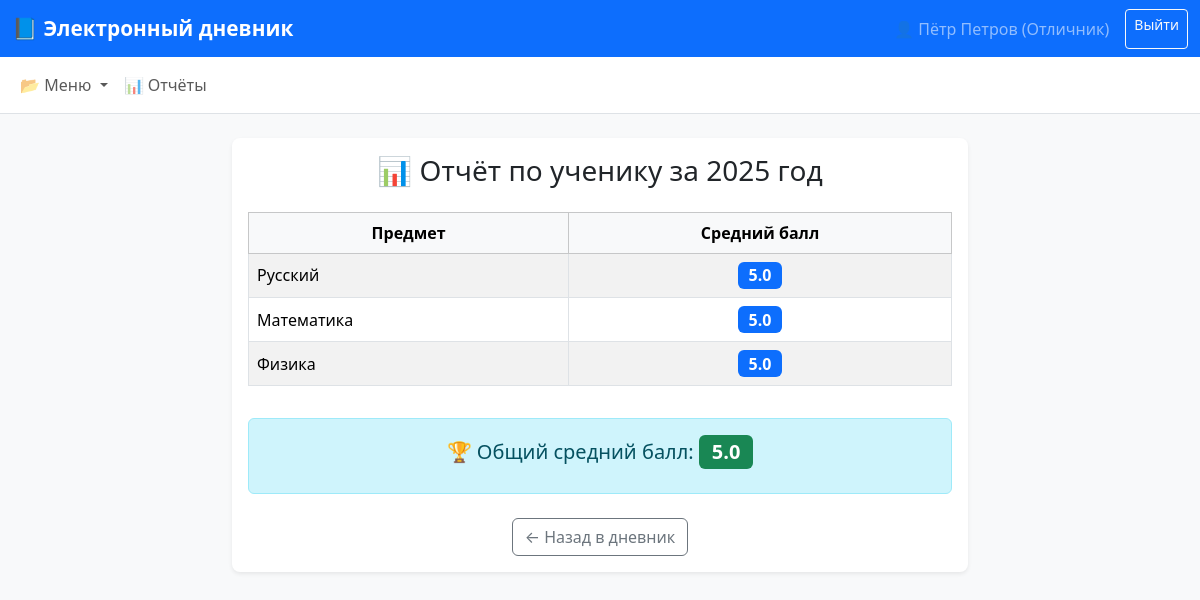
Page /student/report (signed in) on the committed database.
### app.py (models this page shows)
class Subject(db.Model):
    id = db.Column(db.Integer, primary_key=True)
    name = db.Column(db.String(80), unique=True, nullable=False)

### app.py (the view)
@app.route('/student/report')
def student_report():
    if 'user_id' not in session or session.get('role') != 'student':
        return redirect(url_for('login'))
    student_id = session['user_id']
    year = int(request.args.get('year', current_year()))
    subjects = Subject.query.all()
    subject_map = {s.id: s.name for s in subjects}
    q = Grade.query.filter_by(student_id=student_id, year=year)
    grades = q.all()
    subject_avgs = {}
    for g in grades:
        subjname = subject_map.get(g.subject_id, '')
        subject_avgs.setdefault(subjname, []).append(g.value)
    subject_avgs = {k: round(sum(v)/len(v), 2) for k, v in subject_avgs.items()}
    all_grades = [g.value for g in grades]
    overall_avg = round(sum(all_grades)/len(all_grades), 2) if all_grades else None
    return render_template(
        'student_report.html',
        year=year,
        subject_avgs=subject_avgs,
        overall_avg=overall_avg
    )

### app.py (called while the page is built)
def current_year():
    return datetime.date.today().year

### templates/student_report.html
{% extends "base.html" %}
{% block content %}
<div class="row justify-content-center">
  <div class="col-lg-8">
    <div class="card shadow-sm border-0 rounded-3">
      <div class="card-body">
        <h3 class="card-title mb-4 text-center">📊 Отчёт по ученику за {{ year }} год</h3>
        {% if subject_avgs %}
          <div class="table-responsive">
            <table class="table table-bordered table-striped align-middle text-center">
              <thead class="table-light">
                <tr>
                  <th>Предмет</th>
                  <th>Средний балл</th>
                </tr>
              </thead>
              <tbody>
              {% for subj, avg in subject_avgs.items() %}
                <tr>
                  <td class="text-start">{{ subj }}</td>
                  <td><span class="badge bg-primary fs-6">{{ avg }}</span></td>
                </tr>
              {% endfor %}
              </tbody>
            </table>
          </div>
          <div class="alert alert-info mt-3 text-center">
            <h5>🏆 Общий средний балл: <span class="badge bg-success fs-5">{{ overall_avg }}</span></h5>
          </div>
        {% else %}
          <div class="alert alert-warning text-center">Оценок пока нет.</div>
        {% endif %}
        <div class="text-center mt-4">
          <a href="{{ url_for('student_page') }}" class="btn btn-outline-secondary">← Назад в дневник</a>
        </div>
      </div>
    </div>
  </div>
</div>
{% endblock %}

### templates/base.html (style rules this page uses)
body { background-color: #f8f9fa; }

### rows in the picture
Subject: name "Русский", avg "5.0"
Subject: name "Математика", avg "5.0"
Subject: name "Физика", avg "5.0"

### other values in the picture
{{ session.get('fullname') or session.get('username') }} "Пётр Петров (Отличник)"
{{ year }} "2025"
{{ overall_avg }} "5.0"
